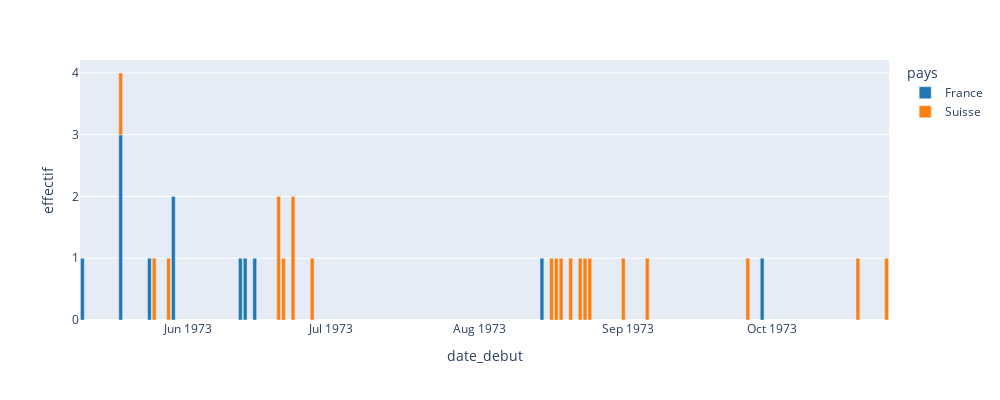

Notebook cell for this chart:
### Code cell
### Use a different plotting library: Plotly Express
# Observe the default behaviour of the library

fig = px.bar(g_q1, x='date_debut', y='effectif', color='pays',
             color_discrete_sequence=px.colors.qualitative.D3)

#fig = px.bar(x=q1_df.index, y=q1_df.values, title="Manifestations", barmode='relative')
fig.update_yaxes(dtick=1)
fig.update_layout(
    autosize=False,
    width=1000,
    height=400,
)
# fig.show()

### Figure 1 — Plotly figure (JSON) as saved in the notebook; plotly's stock layout.template omitted (floating-point values rounded to 4 significant figures)
{"data": [{"alignmentgroup": "True", "hovertemplate": "pays=France<br>date_debut=%{x}<br>effectif=%{y}<extra></extra>", "legendgroup": "France", "marker": {"color": "#1F77B4", "pattern": {"shape": ""}}, "name": "France", "offsetgroup": "France", "orientation": "v", "showlegend": true, "textposition": "auto", "type": "bar", "x": ["1973-05-10", "1973-05-18", "1973-05-24", "1973-05-29", "1973-06-12", "1973-06-13", "1973-06-15", "1973-08-14", "1973-09-29"], "xaxis": "x", "y": [1, 3, 1, 2, 1, 1, 1, 1, 1], "yaxis": "y"}, {"alignmentgroup": "True", "hovertemplate": "pays=Suisse<br>date_debut=%{x}<br>effectif=%{y}<extra></extra>", "legendgroup": "Suisse", "marker": {"color": "#FF7F0E", "pattern": {"shape": ""}}, "name": "Suisse", "offsetgroup": "Suisse", "orientation": "v", "showlegend": true, "textposition": "auto", "type": "bar", "x": ["1973-05-18", "1973-05-25", "1973-05-28", "1973-06-20", "1973-06-21", "1973-06-23", "1973-06-27", "1973-08-16", "1973-08-17", "1973-08-18", "1973-08-20", "1973-08-22", "1973-08-23", "1973-08-24", "1973-08-31", "1973-09-05", "1973-09-26", "1973-10-19", "1973-10-25"], "xaxis": "x", "y": [1, 1, 1, 2, 1, 2, 1, 1, 1, 1, 1, 1, 1, 1, 1, 1, 1, 1, 1], "yaxis": "y"}], "layout": {"autosize": false, "barmode": "relative", "height": 400, "legend": {"title": {"text": "pays"}, "tracegroupgap": 0}, "margin": {"t": 60}, "width": 1000, "xaxis": {"anchor": "y", "domain": [0, 1], "title": {"text": "date_debut"}}, "yaxis": {"anchor": "x", "domain": [0, 1], "dtick": 1, "title": {"text": "effectif"}}}}
